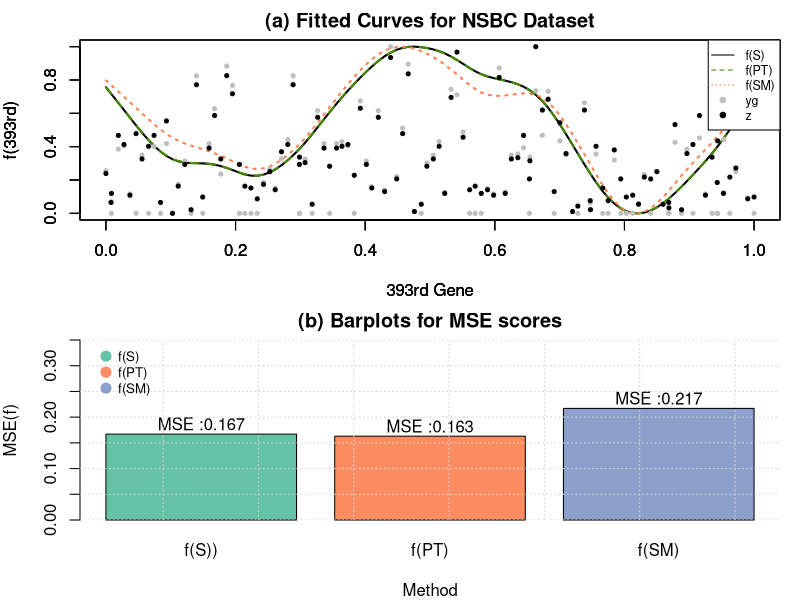

The R script that drew this image:
#FUNCTIONS
Smatrix       <- function(x, df,lam){
  n = length(x);
  A = matrix(0, n, n);
  for(i in 1:n){
    y = rep(0, n); y[i]=1;
    yi = smooth.spline(x, y, df=df,spar=lam)$y;
    A[,i]= yi;
  }
  return(A)
} 
remsebeta     <- function(realbetaFM,realbetaSM,FMbeta,SMbeta){
  MSEFM      <- mean((realbetaFM-FMbeta)^2)
  MSESM      <- mean((realbetaSM-SMbeta)^2)
  remse_beta <- MSEFM/MSESM
  return(remse_beta)
}
MSEf          <- function(f,estf){
  score <- (mean((f-estf)^2)/length(f))
  return(score)
} 
lasso         <- function(x,y){
  #ymean <- mean(y)
  #y <- y-mean(y)  
  #xmean <- colMeans(x)
  #xnorm <- sqrt(n-1)*apply(x,2,sd)
  #x <- scale(x, center = xmean, scale = xnorm)
  
  la_eq <- cv.glmnet(x,y,nfolds=10,intercept=F,lambda = seq(0.01,0.3,length.out=10))
  coefs <- coef(la_eq,c(la_eq$lambda.min))
  S1a  <- coefs@i+1                   #Subset of Strong Signals (index)
  S1r  <- coefs@i
  if ((length(S1a))>n){
    S1_beta <- coefs@x[1:n]
    S1 <- S1r[1:n]
  } else {
    S1_beta <- coefs@x
    S1 <- S1r
  }
  
  
  #S1_beta <- coefs@x
  X_S1 <- x[,S1]                               #Subset of Strong signals
  X_S1c <- x[,-S1]                                #Subset of complement
  las <- new.env()
  
  las$X_S1    <- X_S1
  las$X_S1c   <- X_S1c
  las$S1_beta <- S1_beta
  las$S1      <- S1
  las$coefs   <-coefs 
  
  return(las)
}
lasso_safe    <- function(x,y){
  library(glmnet)
  #ymean <- mean(y)
  #y <- y-mean(y)  
  #xmean <- colMeans(x)
  #xnorm <- sqrt(n-1)*apply(x,2,sd)
  #x <- scale(x, center = xmean, scale = xnorm)
  
  la_eq <- cv.glmnet(x,y,nfolds=10,intercept=F,lambda = seq(0.0005,0.0075,length.out=10))
  coefs <- coef(la_eq,c(la_eq$lambda.min))
  S1a  <- coefs@i+1                             #Subset of Strong Signals (index)
  S1r  <- coefs@i
  if ((length(S1a))>n){
    S1_beta <- coefs@x[1:n]
    S1 <- S1r[1:n]
  } else {
    S1_beta <- coefs@x
    S1 <- S1r
  }
  
  #S1_beta <- coefs@x
  X_S1 <- x[,S1]                               #Subset of Strong signals
  X_S1c <- x[,-S1]                             #Subset of complement
  #-------------------------------------------------------------------------------
  #SAFE RULE----------------------------------------------------------------------
  maxlam <- 0
  ind    <- NA
  lam2   <- la_eq$lambda.min
  for (j in 1:ncol(X_S1)){
    maxlam[j] <- t(X_S1[,j])%*%y 
    if (maxlam[j]<abs(2*lam2-maxlam[j])){
      ind[j] <- j
    }
  }
  indnew    <- ind[!is.na(ind)]
  X_SAFE    <- X_S1[,indnew] 
  beta_SAFE <- S1_beta[indnew] 
  #-------------------------------------------------------------------------------  
  las <- new.env()
  las$X_S1    <- X_S1
  las$X_S1c   <- X_S1c
  las$S1_beta <- S1_beta
  las$S1      <- S1
  las$coefs   <- coefs 
  las$X_SAFE  <- X_SAFE
  las$beta_SAFE <- beta_SAFE
  las$indnew  <-indnew 
  return(las)
}
adalasso_safe <- function(x,y){
  #fit ols 
  beta.init <- solve(t(x)%*%x,tol=1e-100,0.5*diag(ncol(x)))%*%t(x)%*%y # exclude 0 intercept
  
  # calculate weights
  w  <- abs(beta.init)  
  x2 <- scale(x, center=FALSE, scale=1/w)  
  
  la_eq <- cv.glmnet(x2,y,nfolds=10,intercept=F,lambda = seq(0.005,0.045,length.out=10))
  #la_eq <- cv.glmnet(x2,y,nfolds=10,intercept=F)
  coefs <- coef(la_eq,c(la_eq$lambda.min))
  S1a  <- coefs@i+1                              #Subset of Strong Signals (index)
  S1r  <- coefs@i
  if ((length(S1a))>n){
    S1_beta <- coefs@x[1:n]
    S1 <- S1r[1:n]
  } else {
    S1_beta <- coefs@x
    S1 <- S1r
  }
  #S1_beta <- coefs@x
  X_S1 <- x[,c(S1)]                              #Subset of Strong signals
  X_S1c <- x[,-S1]                                #Subset of complement
  #-------------------------------------------------------------------------------
  #SAFE RULE----------------------------------------------------------------------
  maxlam <- 0
  ind    <- NA
  lam2   <- la_eq$lambda.min
  for (j in 1:ncol(X_S1)){
    maxlam[j] <- t(X_S1[,j])%*%y 
    if (maxlam[j]<abs(2*lam2-maxlam[j])){
      ind[j] <- j
    }
  }
  indnew <- ind[!is.na(ind)]
  X_SAFE <- X_S1[,indnew] 
  beta_SAFE <- solve(t(X_SAFE)%*%X_SAFE)%*%t(X_SAFE)%*%y 
  #-------------------------------------------------------------------------------  
  alas <- new.env()
  alas$X_S1    <- X_S1
  alas$X_S1c   <- X_S1c
  alas$S1_beta <- S1_beta
  alas$S1      <- S1
  alas$coefs   <- coefs
  alas$X_SAFE  <- X_SAFE 
  alas$beta_SAFE <- beta_SAFE
  alas$indnew   <-indnew 
  return(alas)
}
aicfunc       <- function(modelvar,lam,betahat){
  pn      <- length(betahat)
  score   <- (modelvar)+1+((2*pn+1)/(n-pn-2))
  return(score)
}
zerone        <- function(x){
  xnew <- (x-min(x))/(max(x)-min(x))
}
syndata       <- function(y,delta){
  library(pracma)
  # where y: right-censored observations, delta: censorship indicator
  n<-length(y)
  M<-0
  yg<-0
  M<-0
  delta2<-0
  #Synthetic data transformation
  y1<-cbind(y,delta)
  y2<-sortrows(y1,k=2)
  delta2<-y2[,2]
  delta2[n]<-1
  sy<-sort(y)
  for (i1 in 1:n){
    Ma<-1
    for (i2 in 1:n){
      mGt<-((n-i2)/(n-i2+1))^((delta2[i2]==0)*(sy[i2]<=sy[i1]))
      Ma<-Ma*mGt
    }
    M[i1]=Ma
    yg[i1]<-(delta[i1]*y[i1])/M[i1]
  }
  return(yg)
}
shrinkage     <- function(beta_FM,beta_SM,T,p2){
  beta_s <- beta_FM-(beta_FM-beta_SM)*(1-(p2-2)*(1/T[1]))
  return(beta_s)
}
pretest       <- function(beta_FM,beta_SM,T,p2){
  beta_PT     <- beta_FM-(beta_FM-beta_SM)*I(T[1]<=qchisq(p=0.05,p2)) 
  return(beta_PT)
} 
#-------------------------------------------------------------------------------
x <- read.table("X.txt")
y <- read.table("Y.txt")
delta0 <- read.table("cens.txt")
attach(y)
y<-(y$V1)
y <- zerone(y)
y <-ifelse(y>0.6,y=mean(y),y)
n<-length(y)
attach(delta0)
delta0<-delta0$V1
delta <- 1-delta0
xr<-data.matrix(x)
x<-zerone(matrix(c(xr[,1:444],xr[,446:549]),115,548))
x <- zerone(x)
t<-zerone(xr[,393]+rnorm(n,sd=0.05))
p<-ncol(x)
#-------------------------------------------------------------------------------                                #Number of simulation
del <- 0                   #Delta to violate sparsity
yg  <-syndata(y,delta)     #synthetic data transformation
################################################################################
l_seq  <- 15
lamseq <- seq(0.7,0.8,length.out=l_seq)
AICc   <- 0
for (j in 1:l_seq){
  Smatp       <- Smatrix(t,df=2,lamseq[j])
  xtilp       <- (diag(n)-Smatp)%*%x
  ytilp       <- (diag(n)-Smatp)%*%yg
  obj_Lassop  <- lasso_safe(xtilp,ytilp)
  xsp         <- obj_Lassop$X_SAFE 
  Hp          <- xsp%*%solve(t(xsp)%*%xsp,tol=1e-100)%*%t(xsp)
  var_Mod     <- (t(yg-Hp%*%yg)%*%(yg-Hp%*%yg))/(n-ncol(xsp)) 
  AICc[j]     <- log(var_Mod)+1+((2*(ncol(xsp)+1))/(n-ncol(xsp)-2))
}
for (j2 in 1:l_seq){
  if (min(AICc)==AICc[j2]){
    opt.lam1 <- lamseq[j2]
  }
}

#-------------------------------------------------------------------------------
Smat       <- Smatrix(t,df=2,opt.lam1) 
xtil       <- (diag(n)-Smat)%*%x
ytil       <- (diag(n)-Smat)%*%yg
obj_Lasso  <- lasso_safe(xtil,ytil)
obj_aLasso <- adalasso_safe(xtil,ytil)
#-------------------------------------------------------------------------------
#FUll Model Estimation----------------------------------------------------------
beta_FM <- obj_Lasso$beta_SAFE
xtil_FM <- obj_Lasso$X_SAFE
x_FM_UN <- x[,obj_Lasso$S1]             #UNSAFE
x_FM    <- x_FM_UN[,obj_Lasso$indnew]
S1_FM   <- obj_Lasso$S1[obj_Lasso$indnew] 
#-------------------------------------------------------------------------------
beta_SM <- obj_aLasso$beta_SAFE
xtil_SM <- obj_aLasso$X_SAFE
xtil_S2 <- obj_aLasso$X_S1c
x_SM_UN <- x[,obj_aLasso$S1]             #UNSAFE
x_SM    <- x_SM_UN[,obj_aLasso$indnew]
p1      <- length(beta_SM)
S1_SM   <- obj_aLasso$S1[obj_aLasso$indnew]
#-------------------------------------------------------------------------------
#zeros     <- rep(0,(length(S1_FM)-length(S1_SM)))
p2        <- (length(S1_FM)-length(S1_SM)) 
#beta_SM.F <- c(beta_SM,zeros)
beta_SM.F <- 0
ss <- 1
for(i in 1:length(S1_FM)){
  if(S1_FM[i]%in% S1_SM){
    beta_SM.F[i] <- beta_SM[ss]
    ss <- ss+1
  }
  else{
    beta_SM.F[i] <- 0
  }
}
#Necessary Arguments------------------------------------------------------------
yhat_SM <- x_SM%*%beta_SM+(Smat%*%(yg-x_SM%*%beta_SM))
resid_SM<- yg-yhat_SM 
var_SM  <- (1/abs(n-p1))*(t(resid_SM))%*%(resid_SM) 
U       <- diag(n)-xtil_SM%*%solve(t(xtil_SM)%*%xtil_SM)%*%t(xtil_SM)
beta2_LS<- solve(t(xtil_S2)%*%U%*%xtil_S2+0.1*diag(ncol(xtil_S2)))%*%t(xtil_S2)%*%U%*%ytil
T       <- (1/var_SM)*t(beta2_LS)%*%solve(t(xtil_S2)%*%U%*%xtil_S2+0.1*diag(ncol(xtil_S2)))%*%beta2_LS*(p/p1)
#-------------------------------------------------------------------------------
beta_s  <- shrinkage(beta_FM,beta_SM.F,T,p2) 
beta_pt <- pretest(beta_FM,beta_SM.F,T,p2)
#-------------------------------------------------------------------------------
yhat_FM <- x_FM%*%beta_FM+(Smat%*%(yg-x_FM%*%beta_FM))
yhat_S  <- x_FM%*%beta_s+(Smat%*%(yg-x_FM%*%beta_s))
yhat_PT <- x_FM%*%beta_pt+(Smat%*%(yg-x_FM%*%beta_pt))

MSEFM   <- mean((yg-yhat_FM)^2)  
MSESM   <- mean((yg-yhat_SM)^2)
MSES   <- mean((yg-yhat_S)^2)  
MSEPT   <- mean((yg-yhat_PT)^2)

varFM   <- (1/abs(n-ncol(x_FM)))*sum((yg-yhat_FM)^2)  
varSM   <- (1/abs(n-p1))*sum((yg-yhat_SM)^2)
varS    <- (1/abs(n-p1))*sum((yg-yhat_S)^2)  
varPT   <- (1/abs(n-p1))*sum((yg-yhat_PT)^2)

data.frame(varS,varPT,varSM,varFM)

ReMSE_SM <- MSEFM/MSESM 
ReMSE_S  <- MSEFM/MSES 
ReMSE_PT <- MSEFM/MSEPT 
#-------------------------------------------------------------------------------
fhat_S  <- Smat%*%(yg-x_FM%*%beta_s)
fhat_PT <- Smat%*%(yg-x_FM%*%beta_pt)  
fhat_FM <- Smat%*%(yg-x_FM%*%beta_FM)
fhat_SM <- Smat%*%(yg-x_SM%*%beta_SM)

fp_S  <- yg-x_FM%*%beta_s
fp_PT <- yg-x_FM%*%beta_pt
fp_SM <- yg-x_SM%*%beta_SM
fp_FM <- yg-x_FM%*%beta_FM

MSEf_S  <- MSEf(fp_S,fhat_S)
MSEf_PT <- MSEf(fp_PT,fhat_PT)  
MSEf_SM <- MSEf(fp_SM,fhat_SM)
MSEf_FM <- MSEf(fp_FM,fhat_FM)

data.frame(MSEf_S,MSEf_PT,MSEf_SM,MSEf_FM)

data.frame(ReMSE_S,ReMSE_PT,ReMSE_SM)

data.frame(MSES,MSEPT,MSESM,MSEFM)
BP <- (c(0.167,0.163,0.217))

par(mar=c(4,4,2,1))
par(mfrow=c(2,1))
plot(sort(t),zerone(fhat_S),type="l",xlab="393rd Gene",ylab="f(393rd)",lwd=2,main="(a) Fitted Curves for NSBC Dataset")
lines(sort(t),zerone(fhat_PT),col="chartreuse4",lty=2,lwd=2)
lines(sort(t),zerone(fhat_SM),col="coral",lty=3,lwd=2)
par(new=TRUE)
plot(t,zerone(yg),col="gray",pch=19,cex=0.55,xlab="393rd Gene",ylab="f(393rd)")
par(new=TRUE)
plot(t,zerone(y),pch=19,cex=0.55,xlab="393rd Gene",ylab="f(393rd)")
legend("topright",legend=c("f(S)","f(PT)","f(SM)","yg","z"),col=c(1,"chartreuse4","coral","gray",1),lty=c(1,2,3,NA,NA),pch=c(NA,NA,NA,19,19),cex=0.75)

library(RColorBrewer)
coul <- brewer.pal(5, "Set2") 
mybar <- barplot(BP,names=c("f(S))","f(PT)","f(SM)"),ylab="MSE(f)",xlab="Method",col=coul,ylim=c(0,0.35),main="(b) Barplots for MSE scores")
text(mybar,BP+0.02,paste("MSE :",BP,sep=""),cex=1)
grid()
legend("topleft",legend=c("f(S)","f(PT)","f(SM)"),col=coul,bty="n",pch=20,pt.cex =2,cex=0.8,inset=c(0.02,0.001))

